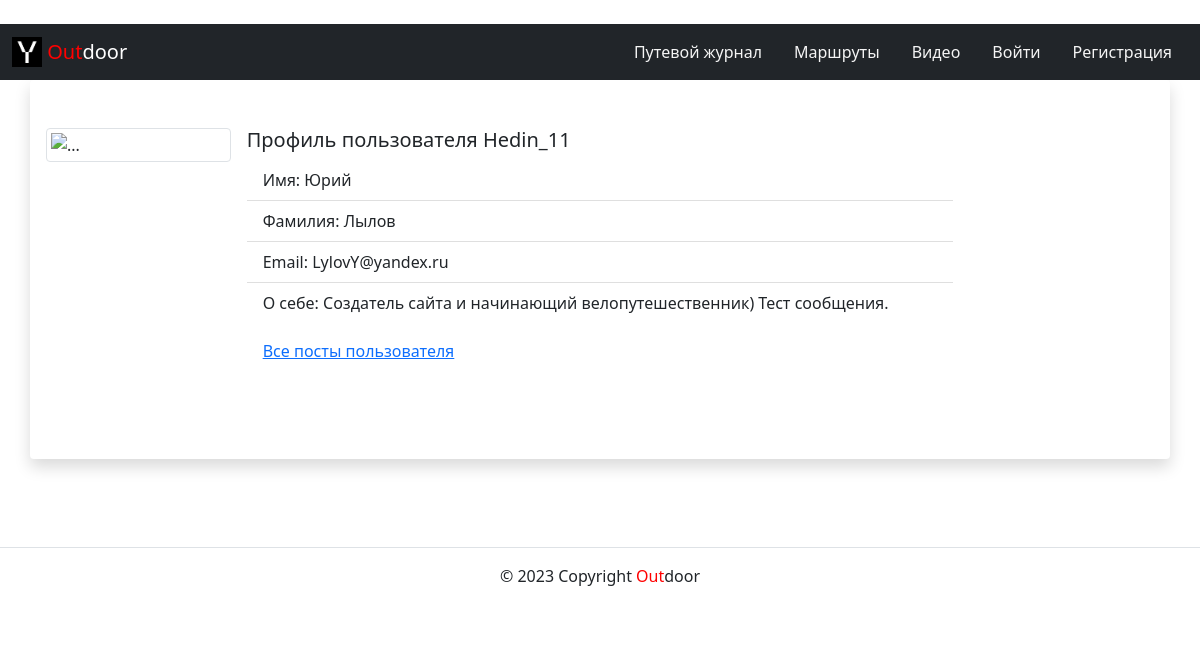
Page /profile/Hedin_11 on the committed database.
### users/models.py (models this page shows, shortened)
class User(AbstractUser):
    username = models.CharField(
        unique=True,
        max_length=150,
        verbose_name='Ник пользователя',
        db_index=True,
    )
    email = models.EmailField(
        max_length=254,
        verbose_name='email',
        unique=True,
    )
    first_name = models.CharField(
        max_length=150,
        verbose_name='Имя пользователя',
        blank=True,
    )
    last_name = models.CharField(
        max_length=150,
        verbose_name='Фамилия пользователя',
        blank=True,
    )
    image = models.ImageField(
        'Фото профиля',
        default='default/User.png',
        upload_to="profiles/%Y/%m/%d/",
        help_text='Добавьте изображение к профилю',
        null=True,
        blank=True,
    )
    description = models.TextField(
        'О себе',
        blank=True,
        max_length=500
    )
    class Meta:
        verbose_name = 'Пользователи'
        verbose_name_plural = 'Пользователи'
        ordering = ['-date_joined']

### users/views.py (the view)
# urls.py: path('profile/<str:username>', ProfileView.as_view(), name='profile'),
class ProfileView(DetailView):
    model = User
    template_name = 'users/profile_user.html'
    context_object_name = 'profile'
    slug_url_kwarg = 'username'
    slug_field = "username"

### core/context_processors/year.py (called while the page is built)
def year(request):
    return {
        'year': timezone.now().year
    }

### templates/users/profile_user.html (shortened to what this page needs)
{% extends 'base.html' %}
{% block content %}
<div class="container py-5 shadow p-3 mb-5 bg-body rounded">
    <div class="card mb-3 border-0">
        <div class="row g-0">
        <div class="col-md-2 сenter-block">
            <img src="{{ user.image.url }}" class="rounded mx-auto d-block img-fluid img-thumbnail" alt="...">
        </div>
        <div class="col-md-8">
            <div class="card-body pt-0">
            <h5 class="card-title">Профиль пользователя {{ profile.username }}</h5>
            <ul class="list-group list-group-flush">
                <li class="list-group-item">Имя: {{ profile.first_name }}</li>
                <li class="list-group-item">Фамилия: {{ profile.last_name }}</li>
                <li class="list-group-item">Email: {{ profile.email }}</li>
                {% if profile.description %}
                    <li class="list-group-item">О себе: {{ profile.description }}</li>
                {% endif %}
            </ul>
            <div class="card-body">
                <a href="{% url 'posts:profile_posts' user %}" class="card-link">Все посты пользователя</a>
            </div>
            </div>
        </div>
        </div>
    </div>
</div>
{% endblock %}

### posts/static/css/main.css (style rules this page uses)
html, body { height: 100%; width: auto; }

### rows in the picture
User: username "Hedin_11", first_name "Юрий", last_name "Лылов", email "LylovY@yandex.ru", description "Создатель сайта и начинающий велопутешественник) Тест сообщения."
